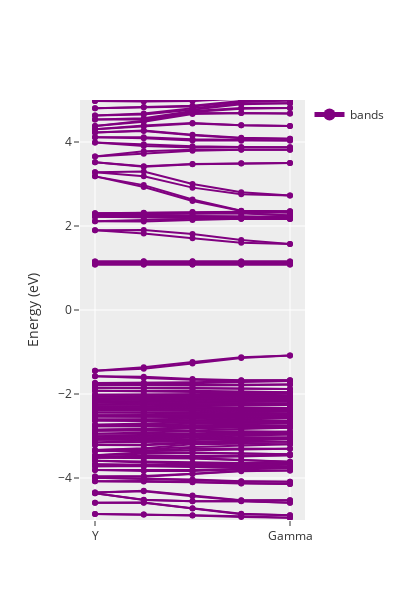

The cell this chart's notebook holds for it:
### Markdown cell above
### extract band data from vaspout.h5 file

### Code cell
from py4vasp import Calculation
bs_set_directory = PROJECT_ROOT_DIRECTORY + '01-rawdata/16-bs-set/376/376-bs-Y-G/'
calc = Calculation.from_path(bs_set_directory)
graph = calc.band.to_plotly(selection="kpoints_opt")
graph.update_layout(yaxis_range=[-5, 5],width=400, height=600,)
graph.show()
